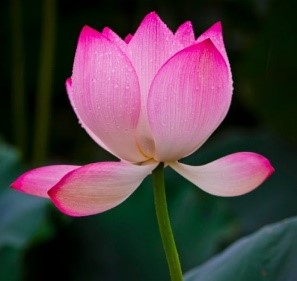
%> input picture Image_Similarity/A.jpg, 297 x 281 px
$ octave Image_Similarity.m   (GNU Octave 9; MATLAB toolbox functions it lacks are replaced by stand-ins)
%> lines starting %> are read from the running program, lines starting %| are printed output that depends on the picture; long printed decimals are rounded
p1 = imread('A.jpg');
%> p1 is the input picture: size 281x297x3 uint8; mean R, G, B 78.8, 60.7, 68.2
p2 = imread('B.jpg');
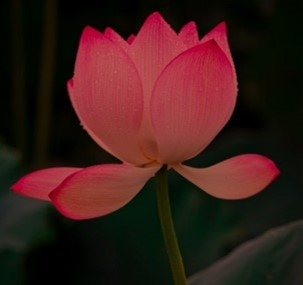
%> input picture Image_Similarity/B.jpg, 303 x 285 px
%> p2 is the input picture: size 285x303x3 uint8; mean R, G, B 60.3, 29.1, 25.5

%resizing second image down to the first image
p2 = imresize(p2,[size(p1,1) size(p1,2)]);
%> p2: size 281x297x3 uint8

%grayscale image for gradience
p1gray = rgb2gray(p1);
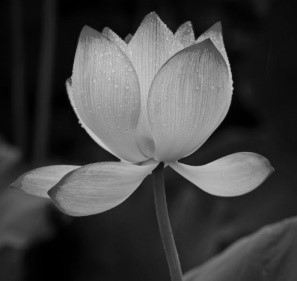
%> p1gray: size 281x297 uint8; min 0, max 216, mean 66.9
p2gray = rgb2gray(p2);
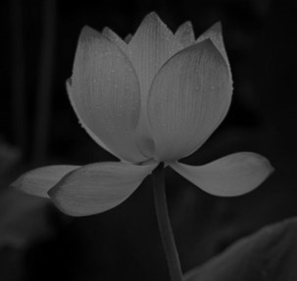
%> p2gray: size 281x297 uint8; min 0, max 120, mean 38

sobl=fspecial('sobel');
%horizontal gradience
p1hor = imfilter(p1gray,sobl);
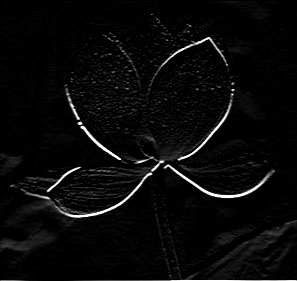
%> p1hor: size 281x297 uint8; min 0, max 255, mean 9.1
p2hor = imfilter(p2gray,sobl);
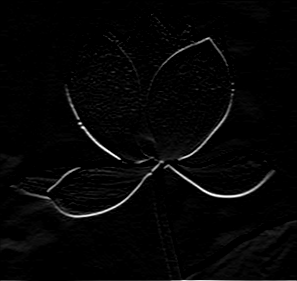
%> p2hor: size 281x297 uint8; min 0, max 255, mean 5.5
%vertical gradience
p1ver = imfilter(p1gray,sobl');
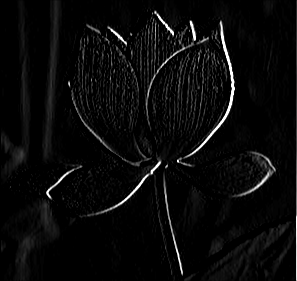
%> p1ver: size 281x297 uint8; min 0, max 255, mean 10.1
p2ver = imfilter(p2gray,sobl');
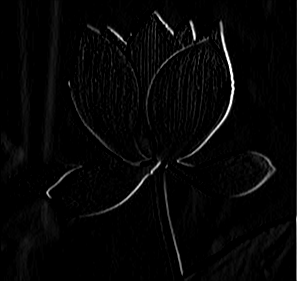
%> p2ver: size 281x297 uint8; min 0, max 255, mean 5.8

%variables for computing gradience similarity
x1 = 0;
y1 = 0;
x2 = 0;
y2 = 0;

%thresholds for gradience and RGB histograms
gradthreshold = 200;
rgbthreshold = 100;

%Instead of comparing the entire gradiency, compare only the edges
for row = 1:size(p1hor,1)
    for col = 1:size(p1hor,2)
        if p1hor(row,col,1) > gradthreshold
            y1 = y1 + 1;
            if p2hor(row,col,1) > gradthreshold - 100
                x1 = x1 + 1;
            end
        end
    end
end
%> after the loop, x1 = 910; y1 = 927

x1 = x1 / y1; % x for gradient similarity
%> x1 = 0.982


%Instead of comparing the entire gradiency, compare only the edges
for row = 1:size(p1ver,1)
    for col = 1:size(p1ver,2)
        if p1ver(row,col,1) > gradthreshold
            y2 = y2 + 1;
            if p2ver(row,col,1) > gradthreshold - 100
                x2 = x2 + 1;
            end
        end
    end
end
%> after the loop, x2 = 726; y2 = 737

x2 = x2 / y2;
%> x2 = 0.985

grad = (x1+x2) / 2;
%> grad = 0.983

fprintf('The gradience similarity between the two images is %f percent\n', grad*100);
%| The gradience similarity between the two images is 98.337 percent

r1 = zeros(1,256);
g1 = zeros(1,256);
b1 = zeros(1,256);

r2 = zeros(1,256);
g2 = zeros(1,256);
b2 = zeros(1,256);

%Making histograms for each image and band
for row = 1:size(p1,1)
    for col = 1:size(p1,2)
        r1(p1(row,col,1)+1) = r1(p1(row,col,1)+1) + 1;
        g1(p1(row,col,2)+1) = g1(p1(row,col,2)+1) + 1;
        b1(p1(row,col,3)+1) = b1(p1(row,col,3)+1) + 1;
    end
end
%> after the loop, b1 = 256 values, max 11255 at index 1, min 0 at index 240, mean 326; g1 = 256 values, max 1700 at index 23, min 0 at index 190, mean 326; r1 = 256 values, max 5663 at index 1, min 0 at index 256, mean 326

for row = 1:size(p2,1)
    for col = 1:size(p2,2)
        r2(p2(row,col,1)+1) = r2(p2(row,col,1)+1) + 1;
        g2(p2(row,col,2)+1) = g2(p2(row,col,2)+1) + 1;
        b2(p2(row,col,3)+1) = b2(p2(row,col,3)+1) + 1;
    end
end
%> after the loop, b2 = 256 values, max 13512 at index 1, min 0 at index 99, mean 326; g2 = 256 values, max 3304 at index 12, min 0 at index 97, mean 326; r2 = 256 values, max 4504 at index 2, min 0 at index 204, mean 326

histcmpr = 0;
histcmpg = 0;
histcmpb = 0;

%difference b/w levels for rgb respectively
for i = 1:256
     if abs(r1(i) - r2(i)) < rgbthreshold
       histcmpr = histcmpr + 1;
     end
end
%> after the loop, histcmpr = 104

for i = 1:256
     if abs(g1(i) - g2(i)) < rgbthreshold
       histcmpg = histcmpg + 1;
     end
end
%> after the loop, histcmpg = 117

for i = 1:256
     if abs(b1(i) - b2(i)) < rgbthreshold
       histcmpb = histcmpb + 1;
     end
end
%> after the loop, histcmpb = 63

%average similarity for each band
histcmpr = histcmpr / 256;
%> histcmpr = 0.406
histcmpg = histcmpg / 256;
%> histcmpg = 0.457
histcmpb = histcmpb / 256;
%> histcmpb = 0.246

%average similarity for all 3 bands
histcmp = (histcmpr + histcmpg + histcmpb) / 3;
%> histcmp = 0.37

fprintf('The color histogram similarity between the two images is %f percent\n', histcmp*100);
%| The color histogram similarity between the two images is 36.979 percent
